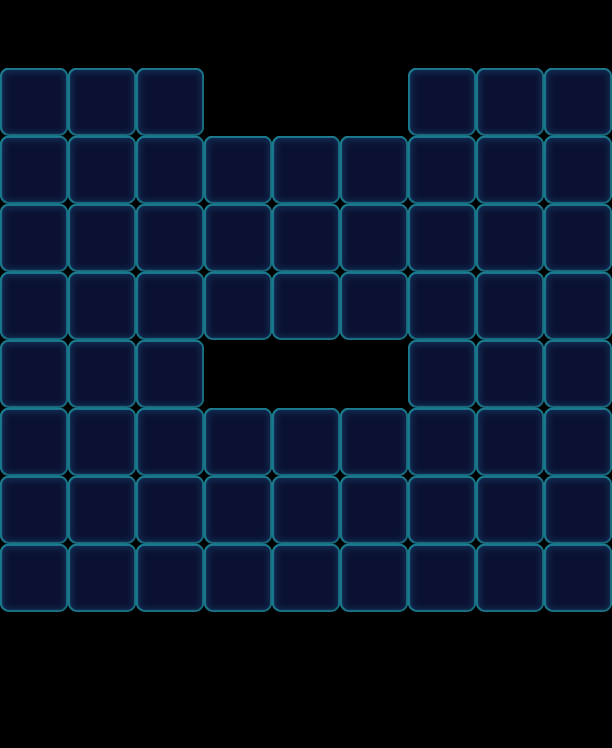

Below is a game level as drawn by its tile map, then a one-line description and the .tmx that defines it (tile-layer data replaced by summaries):
An orthogonal 9x11 tile map with 68x68 px tiles, 1 tile layer (Valid), 3 tilesets and 136 objects (58x Monster, 40x Floor, 18x Lock, 12x Factory_Normal, 8x Bomb).

<map version="1.0" orientation="orthogonal" width="9" height="11" tilewidth="68" tileheight="68">
 <properties>
  <property name="" value="" />
 </properties>
 <tileset firstgid="1" name="game_grid2" tilewidth="68" tileheight="68">
  <image source="game_grid2.png" width="68" height="68" />
  <tile id="0">
   <properties>
    <property name="GridType" value="PipelineGrid" />
   </properties>
  </tile>
 </tileset>
 <tileset firstgid="2" name="game_grid1" tilewidth="68" tileheight="68">
  <image source="game_grid1.png" width="68" height="68" />
 </tileset>
 <tileset firstgid="3" name="map" tilewidth="68" tileheight="68">
  <image source="map.png" width="1024" height="1024" />
 </tileset>
 <layer name="Valid" width="9" height="11">
  <data>[99 cells, 66 non-empty, 1 distinct tile ids]</data>
 </layer>
 <objectgroup name="BottomObj" width="9" height="11">
  <object name="Jelly" type="Floor" gid="34" x="0" y="272">
   <properties>
    <property name="Layers" value="2" />
   </properties>
  </object>
  <object name="Jelly" type="Floor" gid="34" x="272" y="272">
   <properties>
    <property name="Layers" value="2" />
   </properties>
  </object>
  <object name="Jelly" type="Floor" gid="34" x="136" y="272">
   <properties>
    <property name="Layers" value="2" />
   </properties>
  </object>
  <object name="Jelly" type="Floor" gid="34" x="272" y="544">
   <properties>
    <property name="Layers" value="2" />
   </properties>
  </object>
  <object name="Jelly" type="Floor" gid="34" x="68" y="544">
   <properties>
    <property name="Layers" value="2" />
   </properties>
  </object>
  <object name="Jelly" type="Floor" gid="34" x="204" y="544">
   <properties>
    <property name="Layers" value="2" />
   </properties>
  </object>
  <object name="Jelly" type="Floor" gid="34" x="204" y="476">
   <properties>
    <property name="Layers" value="2" />
   </properties>
  </object>
  <object name="Jelly" type="Floor" gid="34" x="136" y="544">
   <properties>
    <property name="Layers" value="2" />
   </properties>
  </object>
  <object name="Jelly" type="Floor" gid="34" x="272" y="476">
   <properties>
    <property name="Layers" value="2" />
   </properties>
  </object>
  <object name="Jelly" type="Floor" gid="34" x="0" y="544">
   <properties>
    <property name="Layers" value="2" />
   </properties>
  </object>
  <object name="Jelly" type="Floor" gid="34" x="68" y="612">
   <properties>
    <property name="Layers" value="2" />
   </properties>
  </object>
  <object name="Jelly" type="Floor" gid="34" x="204" y="612">
   <properties>
    <property name="Layers" value="2" />
   </properties>
  </object>
  <object name="Jelly" type="Floor" gid="34" x="272" y="612">
   <properties>
    <property name="Layers" value="2" />
   </properties>
  </object>
  <object name="Jelly" type="Floor" gid="34" x="136" y="612">
   <properties>
    <property name="Layers" value="2" />
   </properties>
  </object>
  <object name="Jelly" type="Floor" gid="34" x="0" y="612">
   <properties>
    <property name="Layers" value="2" />
   </properties>
  </object>
  <object name="Jelly" type="Floor" gid="34" x="476" y="612">
   <properties>
    <property name="Layers" value="2" />
   </properties>
  </object>
  <object name="Jelly" type="Floor" gid="34" x="408" y="544">
   <properties>
    <property name="Layers" value="2" />
   </properties>
  </object>
  <object name="Jelly" type="Floor" gid="34" x="544" y="544">
   <properties>
    <property name="Layers" value="2" />
   </properties>
  </object>
  <object name="Jelly" type="Floor" gid="34" x="340" y="612">
   <properties>
    <property name="Layers" value="2" />
   </properties>
  </object>
  <object name="Jelly" type="Floor" gid="34" x="340" y="476">
   <properties>
    <property name="Layers" value="2" />
   </properties>
  </object>
  <object name="Jelly" type="Floor" gid="34" x="544" y="612">
   <properties>
    <property name="Layers" value="2" />
   </properties>
  </object>
  <object name="Jelly" type="Floor" gid="34" x="408" y="612">
   <properties>
    <property name="Layers" value="2" />
   </properties>
  </object>
  <object name="Jelly" type="Floor" gid="34" x="476" y="544">
   <properties>
    <property name="Layers" value="2" />
   </properties>
  </object>
  <object name="Jelly" type="Floor" gid="34" x="340" y="544">
   <properties>
    <property name="Layers" value="2" />
   </properties>
  </object>
  <object name="Jelly" type="Floor" gid="34" x="544" y="408">
   <properties>
    <property name="Layers" value="2" />
   </properties>
  </object>
  <object name="Jelly" type="Floor" gid="34" x="408" y="408">
   <properties>
    <property name="Layers" value="2" />
   </properties>
  </object>
  <object name="Jelly" type="Floor" gid="34" x="408" y="272">
   <properties>
    <property name="Layers" value="2" />
   </properties>
  </object>
  <object name="Jelly" type="Floor" gid="34" x="544" y="272">
   <properties>
    <property name="Layers" value="2" />
   </properties>
  </object>
  <object name="Jelly" type="Floor" gid="34" x="408" y="136">
   <properties>
    <property name="Layers" value="2" />
   </properties>
  </object>
  <object name="Jelly" type="Floor" gid="34" x="544" y="136">
   <properties>
    <property name="Layers" value="2" />
   </properties>
  </object>
  <object name="Jelly" type="Floor" gid="34" x="0" y="136">
   <properties>
    <property name="Layers" value="2" />
   </properties>
  </object>
  <object name="Jelly" type="Floor" gid="34" x="136" y="136">
   <properties>
    <property name="Layers" value="2" />
   </properties>
  </object>
  <object name="Jelly" type="Floor" gid="34" x="0" y="408">
   <properties>
    <property name="Layers" value="2" />
   </properties>
  </object>
  <object name="Jelly" type="Floor" gid="34" x="136" y="408">
   <properties>
    <property name="Layers" value="2" />
   </properties>
  </object>
  <object name="Jelly" type="Floor" gid="34" x="476" y="476">
   <properties>
    <property name="Layers" value="2" />
   </properties>
  </object>
  <object name="Jelly" type="Floor" gid="34" x="408" y="476">
   <properties>
    <property name="Layers" value="2" />
   </properties>
  </object>
  <object name="Jelly" type="Floor" gid="34" x="544" y="476">
   <properties>
    <property name="Layers" value="2" />
   </properties>
  </object>
  <object name="Jelly" type="Floor" gid="34" x="68" y="476">
   <properties>
    <property name="Layers" value="2" />
   </properties>
  </object>
  <object name="Jelly" type="Floor" gid="34" x="0" y="476">
   <properties>
    <property name="Layers" value="2" />
   </properties>
  </object>
  <object name="Jelly" type="Floor" gid="34" x="136" y="476">
   <properties>
    <property name="Layers" value="2" />
   </properties>
  </object>
 </objectgroup>
 <objectgroup name="MiddleObj" width="9" height="11">
  <object name="Monster" type="Bomb" gid="20" x="340" y="204">
   <properties>
    <property name="BombTime" value="9" />
    <property name="Color" value="Yellow" />
   </properties>
  </object>
  <object name="Monster" type="Bomb" gid="4" x="476" y="204">
   <properties>
    <property name="BombTime" value="9" />
    <property name="Color" value="Green" />
   </properties>
  </object>
  <object name="Monster" type="Monster" gid="4" x="272" y="204">
   <properties>
    <property name="Color" value="Green" />
   </properties>
  </object>
  <object name="Monster" type="Monster" gid="18" x="340" y="272">
   <properties>
    <property name="Color" value="Purple" />
   </properties>
  </object>
  </objectgroup>
 <objectgroup color="#000000" name="TopObj" width="9" height="11">
  <!-- 30 objects omitted --></objectgroup>
</map>
<!-- 92 of 136 objects omitted -->
